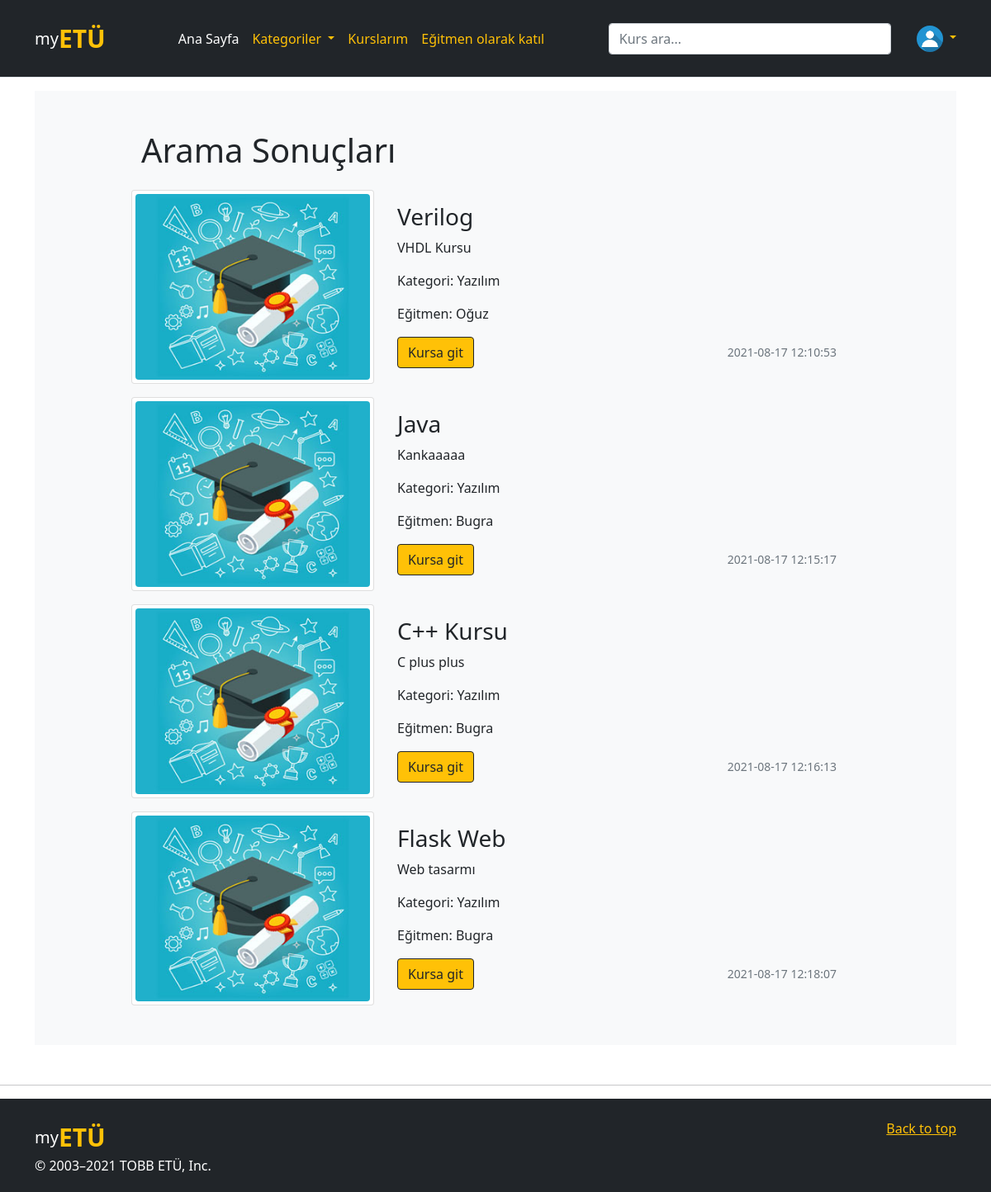
Page /arama/Yazılım (signed in) on the committed database.
### website/models.py (models this page shows, shortened)
class User(db.Model, UserMixin):
    id = db.Column(db.Integer, primary_key=True, nullable=False)
    email = db.Column(db.String(150), unique=True, nullable=False)
    password = db.Column(db.String(150), nullable=False)
    first_name = db.Column(db.String(50), nullable=False)
    last_name = db.Column(db.String(50), nullable=False)
    date = db.Column(db.DateTime(timezone=True), default=func.now())
    role = db.Column(db.Integer, default = 0)
    unvan = db.Column(db.String(40))
    adres = db.Column(db.String(50))
    telefon = db.Column(db.String(12))
    github = db.Column(db.String(40))
    twitter = db.Column(db.String(40))
    instagram = db.Column(db.String(40))
    linkedin = db.Column(db.String(40))
    subscriptions = db.relationship('Kurs', secondary = 'subs', backref = db.backref('subscribers', lazy = 'dynamic'))
    kurs_yorumlar = db.relationship('KursYorum')
    ders_yorumlar = db.relationship('DersYorum')
    image_file = db.Column(db.String(20), nullable=False, default='default.jpg')

class Kurs(db.Model):
    id = db.Column(db.Integer, primary_key=True)
    isim = db.Column(db.String(200))
    kategori = db.Column(db.String(200))
    date = db.Column(db.DateTime(timezone=True), default=func.now())
    kisa_aciklama = db.Column(db.String(100), nullable = True)
    uzun_aciklama = db.Column(db.String(2000), nullable = True)
    dersler = db.relationship('Ders')
    yorumlar = db.relationship('KursYorum')
    egitmen_id = db.Column(db.Integer, db.ForeignKey('egitmen.id'))
    image_file = db.Column(db.String(20), nullable=False, default='default.jpg')

### website/views.py (the view)
@views.route('/arama/<looking_for>', methods=['GET', 'POST'])
@login_required
def arama(looking_for):
    if request.method == 'POST':
        looking_for = request.form.get('arama')
        if looking_for:
            return redirect(url_for('views.arama', looking_for = looking_for))
    kurs_sonuclari = db.engine.execute("SELECT isim, kisa_aciklama, kategori, first_name, Kurs.image_file, Kurs.date, Kurs.id AS id FROM Kurs,User WHERE Kurs.egitmen_id = User.id AND kategori LIKE \"%" + looking_for + "%\" OR isim LIKE \"%" + looking_for +"%\"")
    return render_template("arama.html", user=current_user, query=kurs_sonuclari)

### website/__init__.py (called while the page is built)
@login_manager.user_loader
def load_user(id):
    return User.query.get(int(id))

### website/templates/arama.html
{% extends "temel.html" %} {% block title %}arama{% endblock %} {% block content
%}
<main>
    <div class="album py-5 bg-light">
        <div class="container">
            <div class="row">
                <div class="col-sm-1">
                </div>
                <div class="col-sm-10">
                    <div class="container">
                        <h1 class="fw-light text-dark">Arama Sonuçları</h1>
                        <div class="row row-cols-1  g-3 mt-2">
                            {% for arama_sonucu in query %}
                            <div class="container">
                                <div class="row">
                                    <div class="col-sm-4 card p-1 h-100">
                                        <img class="rounded" src="../static/kurs_pics/{{arama_sonucu.image_file}}"
                                            alt="{{arama_sonucu.isim}}" class="rounded-rect" width="100%" height="225">
                                    </div>
                                    <div class="col-md-8">
                                        <div class="card-body">
                                            <h3>{{arama_sonucu.isim}}</h3>
                                            <p class="card-text">{{arama_sonucu.kisa_aciklama}}
                                            </p>
                                            <p class="card-text">Kategori: {{arama_sonucu.kategori}}</p>
                                            <p class="card-text">Eğitmen:
                                                    {{arama_sonucu.first_name}}</p>
                                            <div class="d-flex justify-content-between align-items-center">
                                                <div class="btn-group">
                                                    <a href="/kurs_profil/{{arama_sonucu.id}}" type="button"
                                                        class="btn  btn-outline-dark btn-warning">Kursa
                                                        git</a>
                                                </div>
                                                <small class="text-muted">{{arama_sonucu.date}}</small>
                                            </div>
                                        </div>
                                    </div>
                                </div>
                            </div>
                            {% endfor %}
                        </div>
                    </div>
                </div>
                <div class="col-sm-1">
                </div>
            </div>
        </div>
    </div>
</main>
{% endblock %}

### website/templates/temel.html (shortened to what this page needs)
<!DOCTYPE html>
<html>
<head>
    <link rel="stylesheet" href="https://stackpath.bootstrapcdn.com/bootstrap/4.4.1/css/bootstrap.min.css"
 />
    <link rel="stylesheet" href="https://stackpath.bootstrapcdn.com/font-awesome/4.7.0/css/font-awesome.min.css"
 />
    <link href="https://cdn.jsdelivr.net/npm/bootstrap@5.0.2/dist/css/bootstrap.min.css" rel="stylesheet"
>
</head>
<body>
    <header class="p-4 mb-3 border-bottom bg-dark text-white">
        <div class="container">
            <div class="d-flex flex-wrap align-items-center justify-content-center justify-content-lg-start">
                <a href="/" style="font-size: 20px;"
                    class="d-flex align-items-center mb-2 mb-lg-0 text-white text-decoration-none">my<span
                        style="font-weight: bold; font-size: 30px;" class="text-warning">ETÜ</span></a>
                <ul class=" text-warning nav col-12 col-lg-auto me-lg-auto mb-2 justify-content-center mb-md-0">
                    <li><a href="/" class="nav-link px-2 text-white">Ana Sayfa</a></li>
                    <li class="dropdown"><a class="dropdown-toggle nav-link px-2 text-warning" data-toggle="dropdown" href="#">Kategoriler </a>
                    </li>
                    <li><a href="/kurslarım" class="nav-link px-2 text-warning">Kurslarım</a></li>
                    {% if current_user.role == 0 %}
                    <li><a href="/egitmen_ol" class="nav-link px-2 text-warning">Eğitmen olarak katıl</a></li>
                    {% else %}
                    <li><a href="/egitmenkurslari" class="nav-link px-2 text-warning">Yayınlanan Kurslar</a></li>
                    {% endif %}
                </ul>
                <form class="col-12 col-lg-4 mb-3 mb-lg-0 me-lg-3" method="POST">
                    <input type="search" class="form-control form-control-dark" placeholder="Kurs ara..."
                        aria-label="Search" name=arama id=arama>
                </form>
                <div class="dropdown text-right">
                    <a href="#" class="d-block link-warning text-decoration-none dropdown-toggle " id="dropdownUser1"
                        data-bs-toggle="dropdown" aria-expanded="false">
                        <img src="../static/profile_pics/{{current_user.image_file}}" alt="mdo" width="32" height="32"
                            class="rounded-circle">
                    </a>
                </div>
            </div>
        </div>
    </header>
    <div class="container">{% block content %} {% endblock %}</div>
    <hr class="featurette-divider bg-dark mt-5">
    <div class="bg-dark pt-4 pb-1  ">
        <footer class="container bg-dark ">
            <p class="float-end"><a class="text-warning" href="#">Back to top</a></p>
            <a href="/" style="font-size: 20px;"
                class="d-flex align-items-center mb-2 mb-lg-0 text-white text-decoration-none">my<span
                    style="font-weight: bold; font-size: 30px;" class="text-warning">ETÜ</span></a>
            <p class="text-white">&copy; 2003–2021 TOBB ETÜ, Inc.</p>
        </footer>
    </div>
</body>

### rows in the picture
User: image_file (placeholder picture)
Kurs: image_file (placeholder picture), isim "Verilog", kisa_aciklama "VHDL Kursu", kategori "Yazılım", first_name "Oğuz", date "2021-08-17 12:10:53"
Kurs: image_file (placeholder picture), isim "Java", kisa_aciklama "Kankaaaaa", kategori "Yazılım", first_name "Bugra", date "2021-08-17 12:15:17"
Kurs: image_file (placeholder picture), isim "C++ Kursu", kisa_aciklama "C plus plus", kategori "Yazılım", first_name "Bugra", date "2021-08-17 12:16:13"
Kurs: image_file (placeholder picture), isim "Flask Web", kisa_aciklama "Web tasarmı", kategori "Yazılım", first_name "Bugra", date "2021-08-17 12:18:07"
